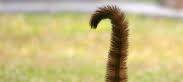
#> input picture inquiet/a.jpg, 183 x 82 px
$ python inquiete.py   (older library calls are emulated)
#> lines starting #> are read from the running program, lines starting #| are printed output that depends on the picture; after the words box and inside, x2 and y2 are one past the last pixel; in counts of white or black regions, pixels touching at a corner belong together
import cv2
from PIL import Image
import numpy as np

class image:

    def nb(self, image, save):

#> called with image = 'a.jpg', save = 'aa.png'
        self.save = save
        self.image = image

        img = Image.open(self.image).convert("LA")
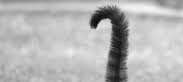
#> img: PIL image 183x82 LA; mean R, G, B, A 182.2, 182.2, 182.2, 255
#> call 2 of nb, with image = 'b.jpg', save = 'bb.png'
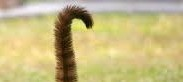
#> input picture inquiet/b.jpg, 183 x 82 px
#> in nb (call 2), `img = Image.open(self.image).convert("LA")`:
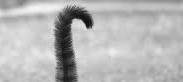
#> img: PIL image 183x82 LA; mean R, G, B, A 182.2, 182.2, 182.2, 255
        img.save(save)

    def filtre(self, image, save):
#> called with image = 'aa.png', save = 'aaa.png'
        self.save = save
        self.image = image

        img = cv2.imread(self.image)
#> img: shape (82, 183, 3); min 5, max 248, mean 182.2
        imgray = cv2.cvtColor(img,cv2.COLOR_BGR2GRAY)
        ret,thresh = cv2.threshold(imgray,127,255,0)
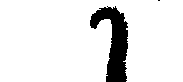
#> thresh: shape (82, 183); 90.2% white; 2 black regions (1 under 20 px)
        im2, contours, hierarchy = cv2.findContours(thresh,cv2.RETR_TREE,cv2.CHAIN_APPROX_SIMPLE)
#> contours = 2 contours, 1 with area under 20; largest, box (x1, y1, x2, y2) and area: (0, 0, 183, 82) 13180

        gray = cv2.bilateralFilter(im2, 11, 17, 17)
        edged = cv2.Canny(gray, 30, 200)
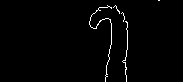
#> edged: shape (82, 183); 1.5% white in thin lines or dots, all inside (x1, y1, x2, y2) = (89, 0, 160, 82)
#> call 2 of filtre, with image = 'bb.png', save = 'bbb.png'
#> in filtre (call 2), `ret,thresh = cv2.threshold(imgray,127,255,0)`:
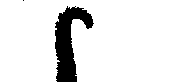
#> thresh: shape (82, 183); 90.3% white; 2 black regions (1 under 20 px)
#> in filtre (call 2), `im2, contours, hierarchy = cv2.findContours(thresh,cv2.RETR_TREE,cv2.C..`: contours = 2 contours, 1 with area under 20; largest, box (x1, y1, x2, y2) and area: (0, 0, 183, 82) 13182
#> in filtre (call 2), `edged = cv2.Canny(gray, 30, 200)`:
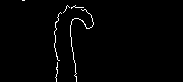
#> edged: shape (82, 183); 1.4% white in thin lines or dots, all inside (x1, y1, x2, y2) = (22, 0, 94, 82)

        cv2.imwrite(self.save, edged)


class chercher_pts:


    def centre_image(self, image):
#> called with image = 'aaa.png'
        self.image = image

        img = cv2.imread(self.image)
        centre_x = img.shape[0] / 2
#> centre_x = 41

        largeur = img.shape[0]
#> largeur = 82
        hauteur = img.shape[1]
#> hauteur = 183

        return centre_x, largeur, hauteur

    def pts_blanc(self, image):
#> called with image = 'aaa.png'
        self.image = image

        img = cv2.imread(self.image)

        parcours_im = [(x,y) for x in range(img.shape[0]-3) for y in range(img.shape[1]-3)\
                       if img[x,y].all() == np.array([255,255,255]).all() and\
                       img[x+1,y].all() == np.array([255,255,255]).all() and\
                       img[x+2,y].all() == np.array([255,255,255]).all() and\
                       img[x+2,y-1].all() == np.array([255,255,255]).all() and\
                       img[x+2,y-2].all() == np.array([255,255,255]).all() and\
                       img[x+2,y-3].all() == np.array([255,255,255]).all()]
#> parcours_im = [(26, 96)]

        print(parcours_im)
#| [(26, 96)]
#> `notre_pts1 = pts.pts_blanc(IMG_EDGE)`: notre_pts1 = ([(26, 96)], True)

        if parcours_im != []:
            return parcours_im, True
        return parcours_im


    def pts_blanc2(self, image):
#> called with image = 'bbb.png'
        self.image = image

        img = cv2.imread("bbb.png")

        parcours_im = [(x,y) for x in range(img.shape[0]-3) for y in range(img.shape[1]-3)\
                       if img[x,y].all() == np.array([255,255,255]).all() and\
                       img[x+1,y].all() == np.array([255,255,255]).all() and\
                       img[x+1,y+1].all() == np.array([255,255,255]).all() and\
                       img[x+1,y+2].all() == np.array([255,255,255]).all() and\
                       img[x+1,y+3].all() == np.array([255,255,255]).all()]
#> parcours_im = [(27, 86)]

        print(parcours_im)
#| [(27, 86)]
#> `notre_pts2 = pts.pts_blanc2(IMG_EDGE2)`: notre_pts2 = ([(27, 86)], True)


        if parcours_im != []:
            return parcours_im, True

        return parcours_im


    def pos_bout_de_queue(self, size_im, temps1, temps2):
#> called with size_im = (41, 82, 183)
        self.size_im = size_im
#> self.size_im = (41, 82, 183)
        self.temps1 = temps1
        self.temps2 = temps2

        moitié = int(round(self.size_im[2] / 2))#ou math.ceil() mais 5.1 -> 6
#> moitié = 92

        if self.temps1[0] or self.temps2[0] < moitié and\
           moitié > self.temps1[0] or self.temps2[0]:
            return True
        else:
            return False
        #le L a changé de place

    def pos_droite(self):
        pass


    def dessin(self, pts, save):
        self.pts = pts
        self.save = save

        img = cv2.imread("traitement_image2.png")

        x = 26
        y = 96

        img[x,y] = 0,0,255
        img[x+1,y] = 0,0,255
        img[x+2,y] = 0,0,255
        img[x+2,y+1] = 0,0,255
        img[x+2,y-2] = 0,0,255
        img[x+2,y-3] = 0,0,255
        cv2.imwrite(self.save, img)


    def dessin2(self, pts, save):
        self.pts = pts
        self.save = save

        img = cv2.imread("traitement_image2.png")
        x = 27
        y=86
        img[x,y] = 0,0,255
        img[x+1,y] = 0,0,255
        img[x+1,y+1] = 0,0,255
        img[x+1,y+2] = 0,0,255
        img[x+1,y+3] = 0,0,255

        img[x+1,y+3:y+30] = 0,0,255


        cv2.imwrite(self.save, img)


if __name__ == "__main__":

    IMG = "a.jpg"
    IMG_NB = "aa.png"

    IMG2 = "b.jpg"
    IMG2_NB = "bb.png"

    IMG_EDGE = "aaa.png"
    IMG_EDGE2 = "bbb.png"


    image = image()

    image.nb(IMG, IMG_NB)
    image.nb(IMG2, IMG2_NB)


    image.filtre(IMG_NB, IMG_EDGE)
    image.filtre(IMG2_NB, IMG_EDGE2)


    pts = chercher_pts()

    hauteur_largeur = pts.centre_image(IMG_EDGE)
    notre_pts1 = pts.pts_blanc(IMG_EDGE)
    notre_pts2 = pts.pts_blanc2(IMG_EDGE2)


    queue_a_changé_de_pos = pts.pos_bout_de_queue(hauteur_largeur,notre_pts1[0], notre_pts2[0])
#> queue_a_changé_de_pos = True


    #pts.dessin(notre_pts1,"traitement_image1.png")
    #pts.dessin2(notre_pts1,"traitement_image1.png")


    #if notre_pts1[1] and notre_pts2[1]  and queue_a_changé_de_pos == True:

    #and ya une droite aux deux qui dont de par et dotre
    #du centre de limage
     #    print("lanimal est inquiet !")


#faut imaginer que c en vrai:
    #du coup en vrai ben c une boucle du coup c par fonction/fonction
